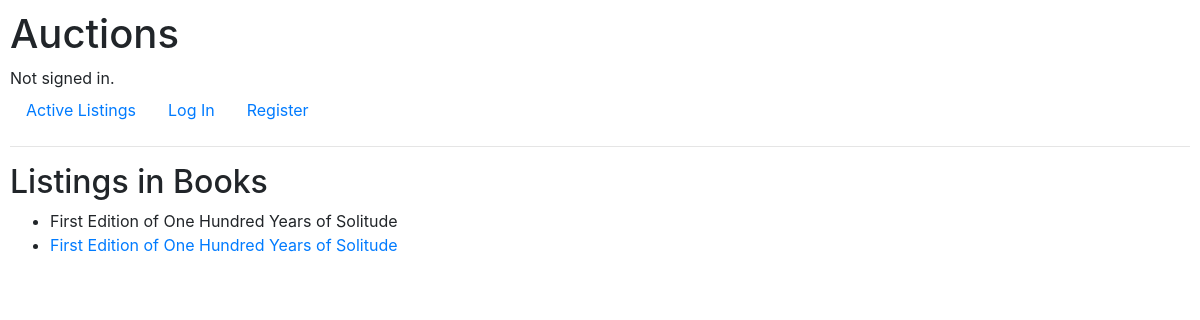
Screenshot of /categories/2/ with the database file from the repository.
### auctions/models.py (models this page shows, shortened)
class Category(models.Model):
    name = models.CharField(max_length=255)
    def __str__(self):
        return self.name

class Listing(models.Model):
    title = models.CharField(max_length=64)
    description = models.TextField()
    starting_bid = models.DecimalField(max_digits=10, decimal_places=2)
    current_price = models.DecimalField(max_digits=10, decimal_places=2)
    creator = models.ForeignKey(User, on_delete=models.CASCADE, related_name="listings")
    created_at = models.DateTimeField(auto_now_add=True)
    image_url = models.URLField(blank=True, null=True)  # Campo opcional
    category = models.CharField(max_length=64, blank=True, null=True)  # Campo opcional

### auctions/views.py (the view)
# urls.py: path('categories/<int:category_id>/', views.category_detail, name='category_detail'),
def category_detail(request, category_id):
    category = get_object_or_404(Category, pk=category_id)
    listings = Listing.objects.filter(category=category)
    return render(request, "auctions/category_detail.html", {"category": category, "listings": listings})

### auctions/templates/auctions/category_detail.html
{% extends "auctions/layout.html" %}
{% block body %}
<h2>Listings in {{ category.name }}</h2>
{% if listings %}
    <ul>
        {% for listing in listings %}
        <li>{{ listing.title }}</li>
            <li><a href="{% url 'listing_detail' listing.id %}">{{ listing.title }}</a></li>
        {% endfor %}
    </ul>
{% else %}
    <p>No active listings in this category.</p>
{% endif %}
{% endblock %}

### auctions/static/auctions/styles.css (style rules this page uses)
body { padding: 10px; }

### rows the page displays
Category: name "Books"
Listing: title "First Edition of One Hundred Years of Solitude"
